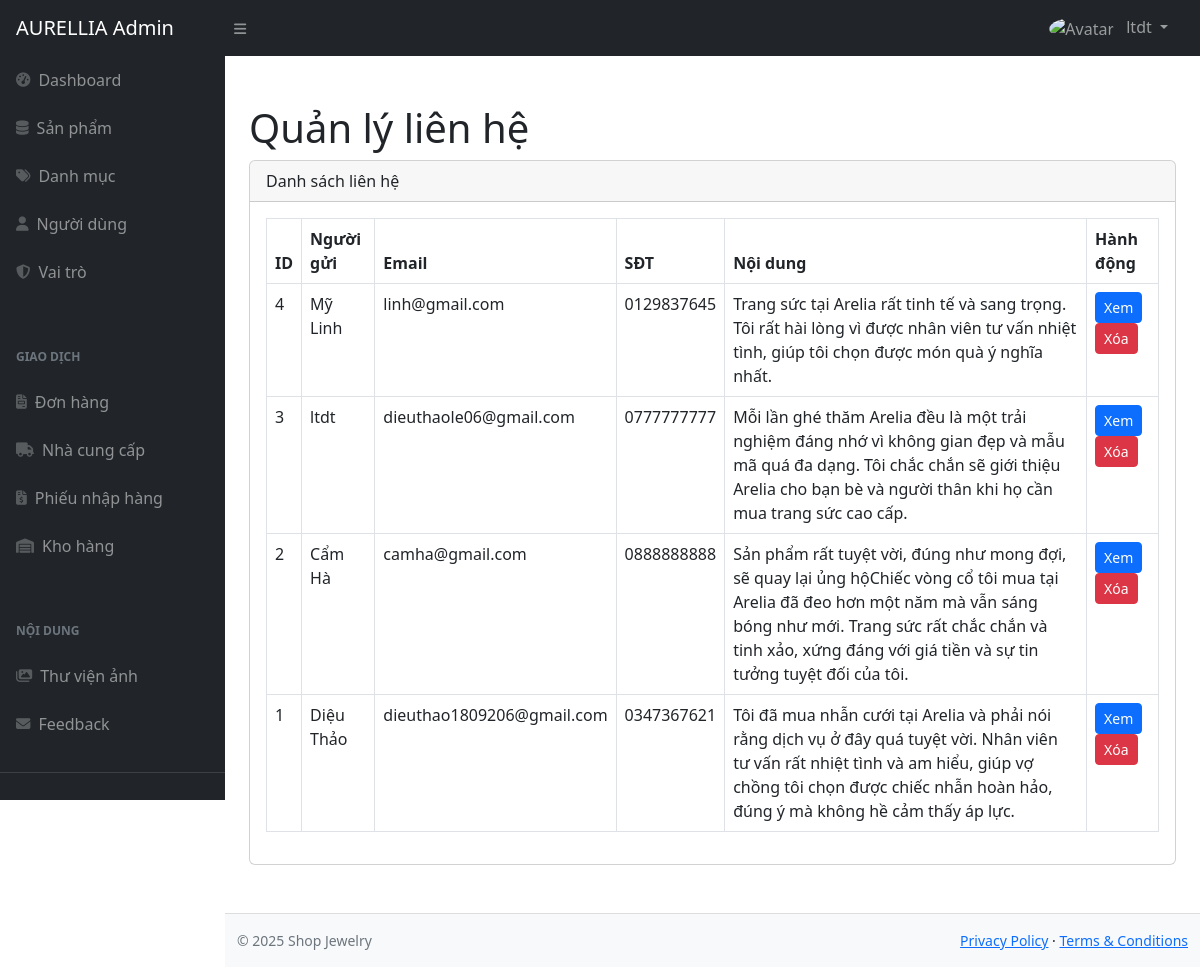
The page /admin/index.php?act=contact (signed in) on the database its author committed.
### tables this page shows
CREATE TABLE `contact` (
  `id` int(11) NOT NULL,
  `fullname` varchar(255) DEFAULT NULL,
  `email` varchar(255) DEFAULT NULL,
  `phone_number` varchar(255) DEFAULT NULL,
  `content` varchar(255) DEFAULT NULL,
  `isDeleted` int(11) DEFAULT NULL
);

### admin/controllers/ContactController.php (called while the page is built, shortened)
<?php
require "models/ContactModel.php";
class ContactController {
    private $model;
    function __construct($db) {
        $this->model = new ContactModel($db);
    }
    function index() {
        $contacts = $this->model->getAll();
        include "layouts/main.php";
    }
}

### admin/models/ContactModel.php (called while the page is built, shortened)
<?php
class ContactModel {
    private $conn;
    function __construct($db) {
        $this->conn = $db;
    }
    function getAll() {
        $sql = "SELECT * FROM contact WHERE isDeleted = 0 ORDER BY id DESC";
        return $this->conn->query($sql);
    }
}

### admin/views/contact/list.php (the view)
<h1 class="mt-4">Quản lý liên hệ</h1>
<div class="card mb-4">
    <div class="card-header">Danh sách liên hệ</div>
    <div class="card-body">
        <table class="table table-bordered table-hover">
            <thead>
                <tr>
                    <th>ID</th>
                    <th>Người gửi</th>
                    <th>Email</th>
                    <th>SĐT</th>
                    <th>Nội dung</th>
                    <th>Hành động</th>
                </tr>
            </thead>
            <tbody>
                <?php while($c = $contacts->fetch_assoc()) { ?>
                <tr>
                    <td><?= $c['id'] ?></td>
                    <td><?= htmlspecialchars($c['fullname']) ?></td>
                    <td><?= htmlspecialchars($c['email']) ?></td>
                    <td><?= htmlspecialchars($c['phone_number']) ?></td>
                    <td><?= htmlspecialchars($c['content']) ?></td>
                    <td>
                        <a href="index.php?act=contact-detail&id=<?= $c['id'] ?>" class="btn btn-primary btn-sm">Xem</a>
                        <a href="index.php?act=contact-delete&id=<?= $c['id'] ?>"
                           class="btn btn-danger btn-sm"
                           onclick="return confirm('Xóa liên hệ này?')">Xóa</a>
                    </td>
                </tr>
                <?php } ?>
            </tbody>
        </table>
    </div>
</div>

### rows shown on the page
contact: id "4", fullname "Mỹ Linh", email "linh@gmail.com", phone_number "0129837645", content "Trang sức tại Arelia rất tinh tế và sang trọng. Tôi rất hài lòng vì được nhân viên tư vấn nhiệt tình, giúp tôi chọn được món quà ý nghĩa nhất."
contact: id "3", fullname "ltdt", email "dieuthaole06@gmail.com", phone_number "0777777777", content "Mỗi lần ghé thăm Arelia đều là một trải nghiệm đáng nhớ vì không gian đẹp và mẫu mã quá đa dạng. Tôi chắc chắn sẽ giới thiệu Arelia cho bạn bè và người thân khi họ cần mua trang sức cao cấp."
contact: id "2", fullname "Cẩm Hà", email "camha@gmail.com", phone_number "0888888888", content "Sản phẩm rất tuyệt vời, đúng như mong đợi, sẽ quay lại ủng hộChiếc vòng cổ tôi mua tại Arelia đã đeo hơn một năm mà vẫn sáng bóng như mới. Trang sức rất chắc chắn và tinh xảo, xứng đáng với giá tiền và sự tin tưởng tuyệt đối của tôi."
contact: id "1", fullname "Diệu Thảo", email "dieuthao1809206@gmail.com", phone_number "0347367621", content "Tôi đã mua nhẫn cưới tại Arelia và phải nói rằng dịch vụ ở đây quá tuyệt vời. Nhân viên tư vấn rất nhiệt tình và am hiểu, giúp vợ chồng tôi chọn được chiếc nhẫn hoàn hảo, đúng ý mà không hề cảm thấy áp lực."

### other values the page prints
$adminName "ltdt"
